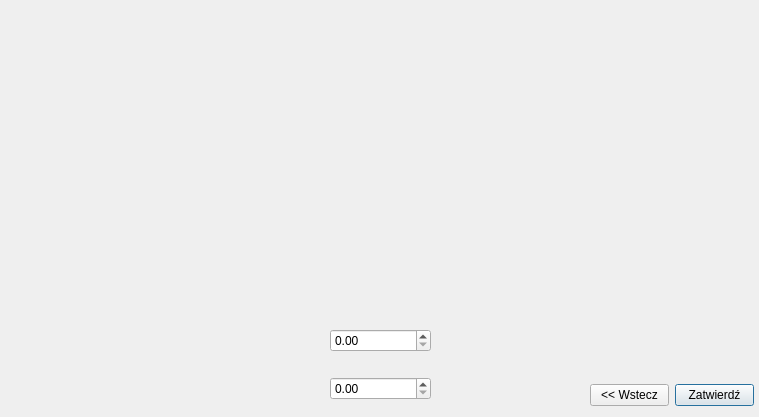
<?xml version="1.0" encoding="UTF-8"?>
<ui version="4.0">
 <class>DimensionsLength</class>
 <widget class="QDialog" name="DimensionsLength">
  <property name="geometry">
   <rect>
    <x>0</x>
    <y>0</y>
    <width>759</width>
    <height>417</height>
   </rect>
  </property>
  <property name="windowTitle">
   <string>Długość</string>
  </property>
  <widget class="QLabel" name="label">
   <property name="geometry">
    <rect>
     <x>0</x>
     <y>0</y>
     <width>761</width>
     <height>441</height>
    </rect>
   </property>
   <property name="text">
    <string/>
   </property>
   <property name="pixmap">
    <pixmap resource="../resources.qrc">:/res/GableRoofLength.PNG</pixmap>
   </property>
   <property name="scaledContents">
    <bool>true</bool>
   </property>
  </widget>
  <widget class="QWidget" name="gridLayoutWidget">
   <property name="geometry">
    <rect>
     <x>330</x>
     <y>329</y>
     <width>101</width>
     <height>71</height>
    </rect>
   </property>
   <layout class="QGridLayout" name="gridLayout">
    <item row="2" column="0">
     <widget class="QDoubleSpinBox" name="spinTrussLength"/>
    </item>
    <item row="0" column="0">
     <widget class="QDoubleSpinBox" name="spinBuildingLength"/>
    </item>
    <item row="1" column="0">
     <spacer name="verticalSpacer">
      <property name="orientation">
       <enum>Qt::Vertical</enum>
      </property>
      <property name="sizeHint" stdset="0">
       <size>
        <width>20</width>
        <height>40</height>
       </size>
      </property>
     </spacer>
    </item>
   </layout>
  </widget>
  <widget class="QWidget" name="gridLayoutWidget_2">
   <property name="geometry">
    <rect>
     <x>590</x>
     <y>380</y>
     <width>164</width>
     <height>31</height>
    </rect>
   </property>
   <layout class="QGridLayout" name="gridLayout_2">
    <item row="0" column="2">
     <widget class="QPushButton" name="buttonApprove">
      <property name="text">
       <string>Zatwierdź</string>
      </property>
     </widget>
    </item>
    <item row="0" column="0">
     <widget class="QPushButton" name="buttonBack">
      <property name="text">
       <string>&lt;&lt; Wstecz</string>
      </property>
     </widget>
    </item>
    <item row="0" column="1">
     <spacer name="horizontalSpacer">
      <property name="orientation">
       <enum>Qt::Horizontal</enum>
      </property>
      <property name="sizeHint" stdset="0">
       <size>
        <width>40</width>
        <height>20</height>
       </size>
      </property>
     </spacer>
    </item>
   </layout>
  </widget>
 </widget>
 <resources>
  <include location="../resources.qrc"/>
 </resources>
 <connections/>
</ui>
